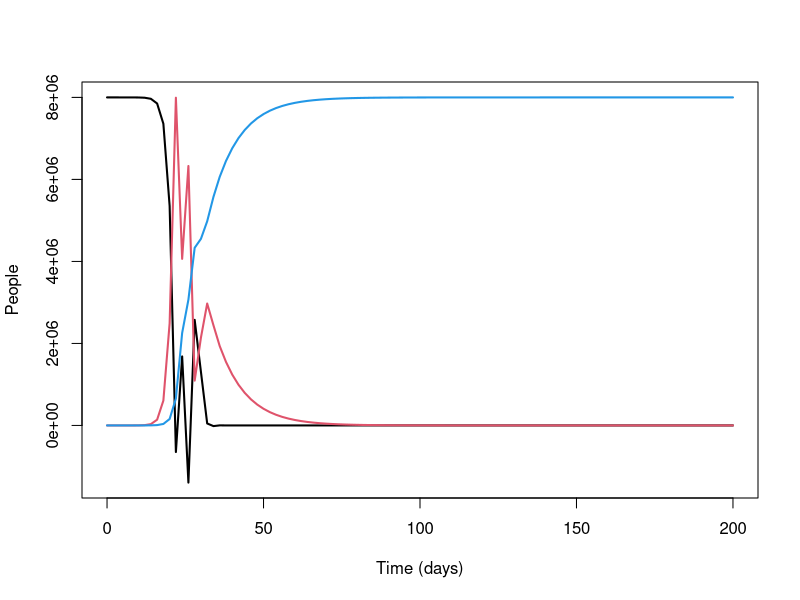

This chart was generated by the following R code:
## Parameters
beta <- 1.8 ## [1/day]
D <- 10 ## [day]

finTime <- 200 ## [day]
deltaT <- 2 ## [day]

## Initial conditions
S <- 8e6 ## [people]
I <- 1 ## [people]
R <- 0 ## [people]

## Times
times <- seq(0, finTime, by=deltaT)
print(time)

## Simulate

Svec <- Ivec <- Rvec <- Nvec <- numeric(0)

for (i in 1:length(times)){
	N <- S+I+R

	Svec[i] <- S
	Ivec[i] <- I
	Rvec[i] <- R
	Nvec[i] <- N

	trans <- beta*S*I/N
	recov <- I/D

	S <- S + deltaT*(-trans)
	I <- I + deltaT*(trans-recov)
	R <- R + deltaT*(recov)
}

matplot(times, cbind(Svec, Ivec, Rvec)
	, lwd=2, type="l", col = c(1, 2, 4), lty=1
	, xlab = "Time (days)", ylab="People"
)
